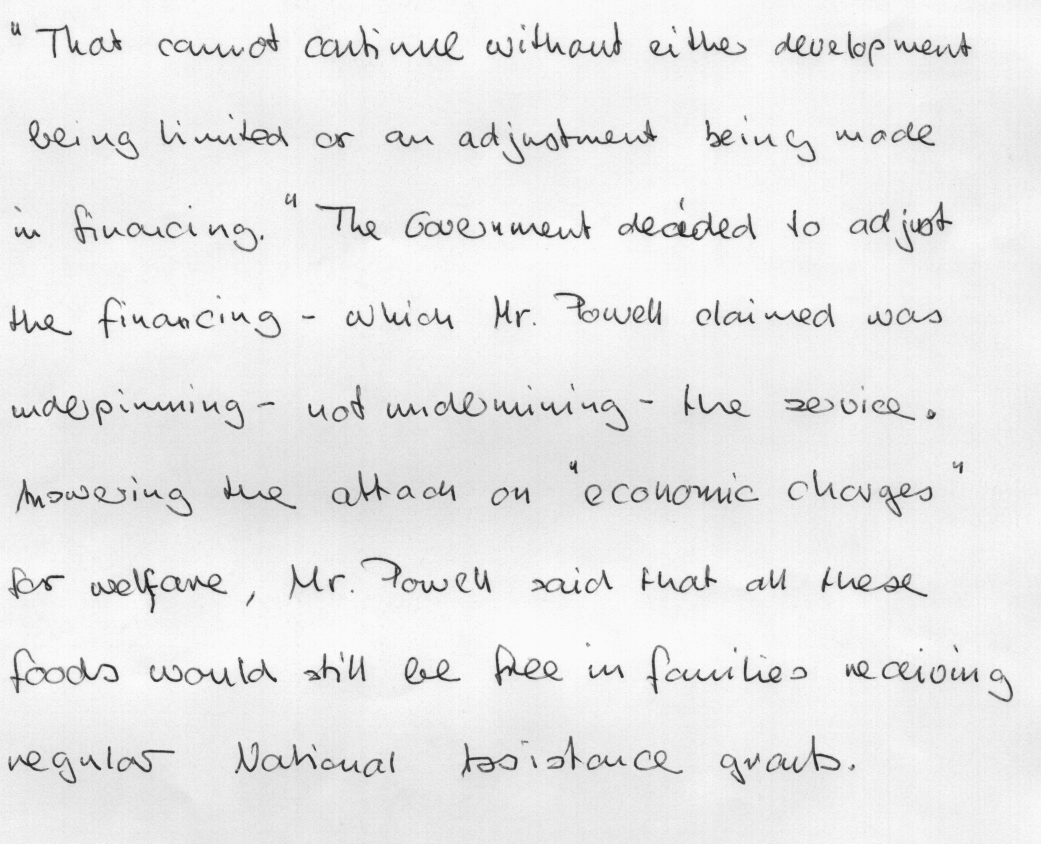
#> input picture 5.png, 2082 x 1688 px (shown at 1/2 size)
$ python line_detection.py   (older library calls are emulated)
#> lines starting #> are read from the running program, lines starting #| are printed output that depends on the picture; after the words box and inside, x2 and y2 are one past the last pixel; in counts of white or black regions, pixels touching at a corner belong together
### functions.py
# import cv2
import numpy as np
import random as rand


def salt_pepper_noise(img):

    # Get image dimensions
    row, column = img.shape

    # SALT NOISE #

    # Random number of salt noise pixels
    num_of_pxls = rand.randint(50000, 60000)

    for i in range(num_of_pxls):

        # Randomly pick pixels to whiten
        pxl_row = rand.randint(0, row - 1)
        pxl_column = rand.randint(0, column - 1)
        img[pxl_row][pxl_column] = 255

    # PEPPER NOISE #

    # Random number of pepper noise pixels
    num_of_pxls = rand.randint(50000, 60000)

    for i in range(num_of_pxls):

        # Randomly pick pixels to blacken
        pxl_row = rand.randint(0, row - 1)
        pxl_column = rand.randint(0, column - 1)
        img[pxl_row][pxl_column] = 0

    return img


def median_filter(img):

    # Get image dimensions
    row, column = img.shape

    img_denoised = np.zeros([row, column])

    # For every pixel not in the outline of the image,
    # find its neighbours and replace it with the median

    for i in range(1, row-1):
        for j in range(1, column-1):
            window = [img[i-1, j-1],
                      img[i-1, j],
                      img[i-1, j+1],
                      img[i, j-1],
                      img[i, j],
                      img[i, j+1],
                      img[i+1, j-1],
                      img[i+1, j],
                      img[i+1, j+1]]

            window = sorted(window)
            img_denoised[i, j] = window[4]

    img_denoised = img_denoised.astype(np.uint8)

    return img_denoised

### line_detection.py
import cv2
# import numpy as np
from functions import *

filename = '5.png'
img = cv2.imread(filename)
#> img is the input picture: shape (1688, 2082, 3); min 24, max 251, mean 233.3
img_grey = cv2.imread(filename, cv2.IMREAD_GRAYSCALE)
#> img_grey: shape (1688, 2082); min 24, max 251, mean 233.3

# # #                ORIGINAL IMAGE                # # #

print('')
print('============ Original Image ============')

cv2.namedWindow('Original', cv2.WINDOW_NORMAL)
cv2.imshow('Original', img_grey)
cv2.waitKey(0)

# Transform the greyscale image into binary image by thresholding
ret, img_binary = cv2.threshold(img_grey, 205, 255, cv2.THRESH_BINARY_INV)
#> img_binary: shape (1688, 2082); 5.3% white; 272 white regions (45 under 20 px), largest, box (x1, y1, x2, y2) and area: (1236, 424, 1464, 481) 3889, (989, 1288, 1126, 1372) 2666, (1114, 236, 1315, 297) 2620

cv2.namedWindow('Binary', cv2.WINDOW_NORMAL)
cv2.imshow('Binary', img_binary)
cv2.waitKey(0)

# Opening to remove outline of window

strel = cv2.getStructuringElement(cv2.MORPH_RECT, (3, 3))
img_opened = cv2.morphologyEx(img_binary, cv2.MORPH_ERODE, strel)
#> img_opened: shape (1688, 2082); 3.1% white; 264 white regions (44 under 20 px), largest, box (x1, y1, x2, y2) and area: (1237, 425, 1461, 480) 2414, (1115, 237, 1313, 296) 1663, (1312, 963, 1463, 1010) 1622
img_opened = cv2.morphologyEx(img_opened, cv2.MORPH_DILATE, strel)
#> img_opened: shape (1688, 2082); 5.2% white; 234 white regions (1 under 20 px), largest, box (x1, y1, x2, y2) and area: (1236, 424, 1462, 481) 3864, (989, 1288, 1126, 1372) 2659, (1114, 236, 1314, 297) 2609

cv2.namedWindow('Opened', cv2.WINDOW_NORMAL)
cv2.imshow('Opened', img_opened)
cv2.waitKey(0)

# # INTEGRAL IMAGE
#
# row, column = img_grey.shape
# img_integral = np.zeros([row + 1, column + 1], dtype="uint64")
# img_integral[1: row + 1, 1: column + 1] = img_grey
# img_integral[0, :] = np.cumsum(img_integral[0, :])
# img_integral[:, 0] = np.cumsum(img_integral[:, 0])
# img_integral = img_integral.astype(np.uint8)
#
# for i in range(1, row + 1):
#     for j in range(1, column + 1):
#         img_integral[i, j] = img_integral[i, j] - img_integral[i-1, j-1] + img_integral[i-1, j] + img_integral[i, j-1]


# LINE DETECTION #

# Dilating to form a single component in each line

strel = np.ones([30, 190], dtype="uint8")
img_dilated = cv2.morphologyEx(img_opened, cv2.MORPH_DILATE, strel)
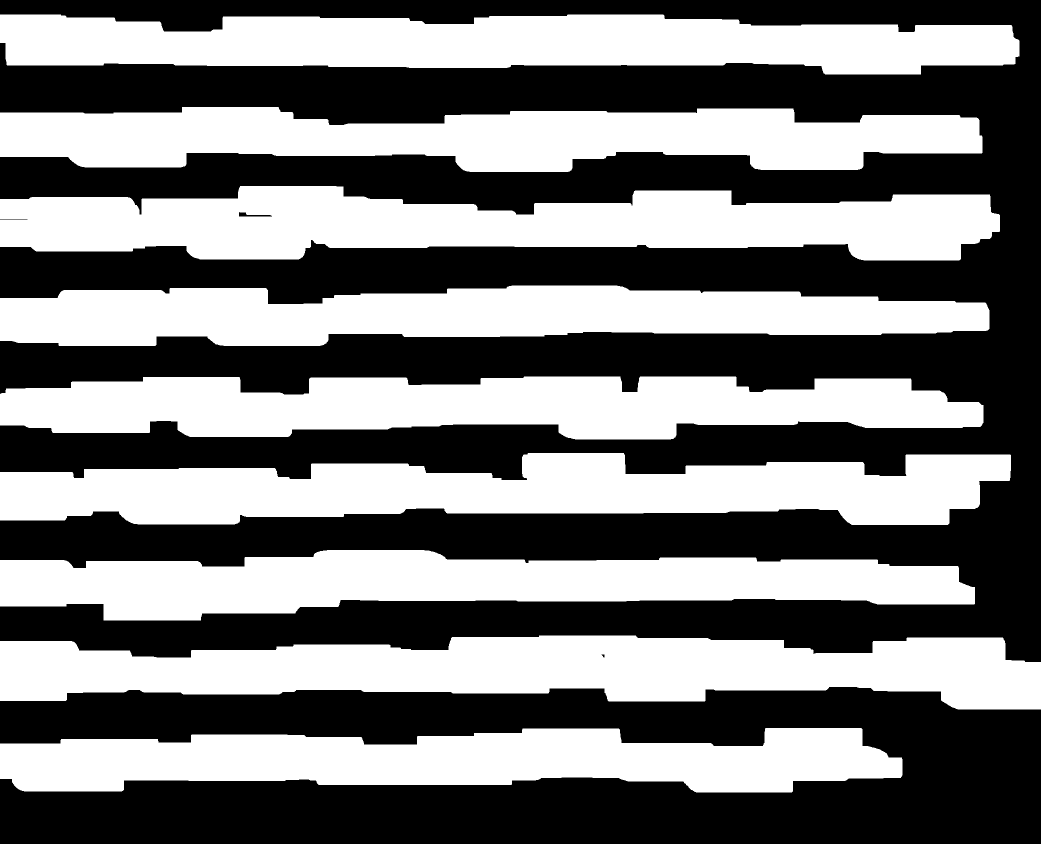
#> img_dilated: shape (1688, 2082) (shown at 1/2 size); 48% white; 9 white regions

cv2.namedWindow('Dilated - Lines', cv2.WINDOW_NORMAL)
cv2.imshow('Dilated - Lines', img_dilated)
cv2.waitKey(0)

# Find the amount of connected components
(total_lines, line_ids) = cv2.connectedComponents(img_dilated, 8, cv2.CV_32S)
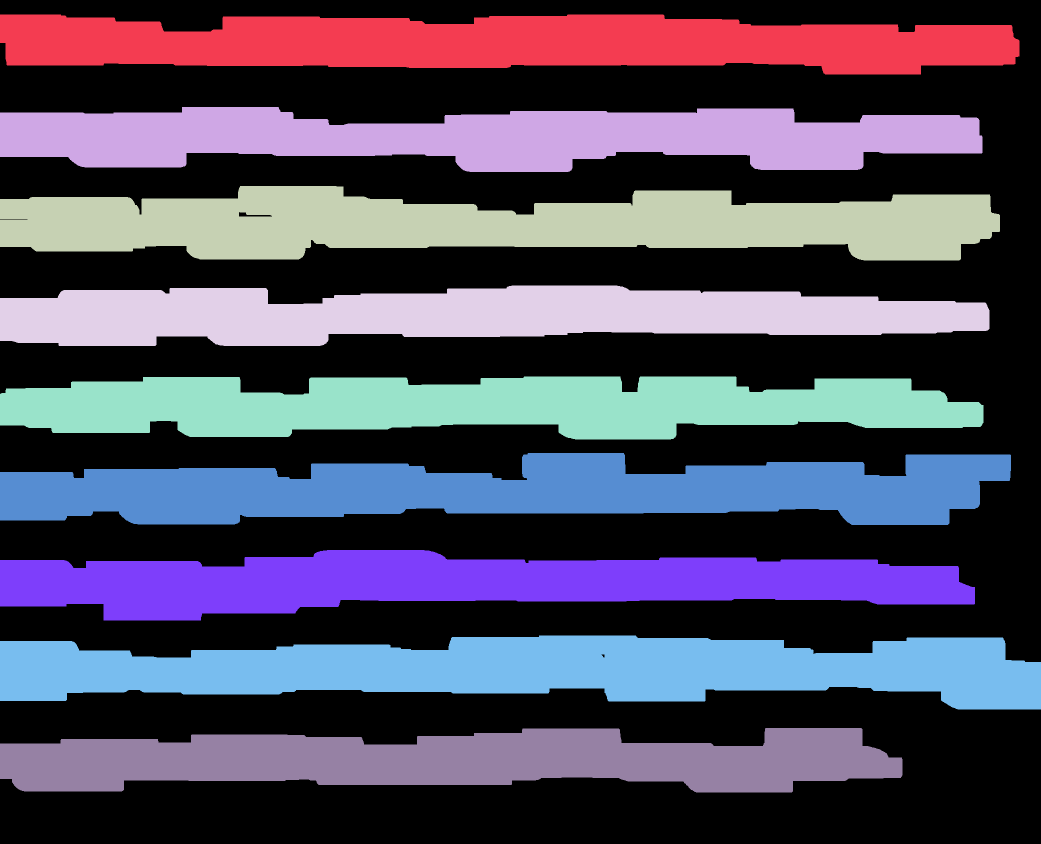
#> line_ids: shape (1688, 2082) int32 (shown at 1/2 size); 10 distinct labels, from 0 to 9; one colour per label, 0 black
#> total_lines = 10

print('')
print('The total number of lines in this document is: ', total_lines - 1)
#| The total number of lines in this document is:  9
print('')

# Drawing bounding box around each line
_, contours, hierarchy = cv2.findContours(img_dilated, cv2.RETR_EXTERNAL, cv2.CHAIN_APPROX_SIMPLE)
#> contours = 9 contours; largest, box (x1, y1, x2, y2) and area: (0, 1271, 2082, 1419) 208423, (0, 372, 2000, 521) 204293, (0, 906, 2022, 1050) 196026, (0, 29, 2039, 149) 184594, (0, 753, 1967, 879) 181844

img_bounded = img
for cntr in range(total_lines - 1):
    x, y, w, h = cv2.boundingRect(contours[total_lines - 2 - cntr])
    img_bounded = cv2.rectangle(img_bounded, (x, y), (x + w, y + h), (0, 0, 255), 10)
    img_bounded = cv2.putText(img_bounded, str(cntr + 1), (x, y + h - 10), cv2.FONT_HERSHEY_SIMPLEX,
                              3, (0, 0, 255), 10, cv2.LINE_AA)

    # WORD DETECTION #

    img_line = img_opened[y:(y + h), x:(x + w)]

    # Dilating to form a single component for each word

    strel = np.ones([80, 40], dtype="uint8")
    img_line_dilated = cv2.morphologyEx(img_line, cv2.MORPH_DILATE, strel)

    words = cv2.connectedComponents(img_line_dilated, 8, cv2.CV_32S)
    (total_words, word_ids) = words

    # White pixel counter for area calculation

    row, column = img_line.shape
    area = 0
    for i in range(row):
        for j in range(column):
            if img_line[i, j] == 255:
                area += 1

    # # Mean gray-level value in bounding box
    #
    # median_gray = img_integral[row, column] + img_integral[0, 0] - img_integral[row, 0] - img_integral[0, column]

    # Print line specs

    print('========= Region', cntr + 1, '=========')
    print('Area (px): ', area)
    print('Bounding Box Area(px): ', h * w)
    print('Number of Words: ', total_words - 1)
    # print('Mean gray-level value in bounding box: ', median_gray)
    print('')
#> this loop made 9 passes
#> (y, w, h, total_words) on passes 1 to 9: (29, 2039, 120, 7), (214, 1965, 130, 8), (372, 2000, 149, 8), (571, 1979, 121, 8), (753, 1967, 126, 6), (906, 2022, 144, 8), (1100, 1950, 141, 8), (1271, 2082, 148, 9), (1456, 1805, 129, 5)
#> (printed output is left out)
#> img_bounded: shape (1688, 2082, 3); mean B, G, R 204.1, 204.1, 235.1
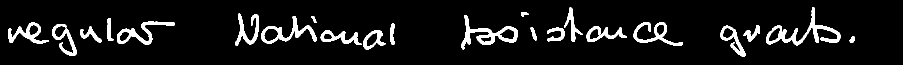
#> img_line: shape (129, 1805) (shown at 1/2 size); 8% white; 22 white regions, largest, box (x1, y1, x2, y2) and area: (1532, 14, 1682, 91) 2373, (922, 30, 1036, 99) 2026, (522, 32, 634, 88) 1564
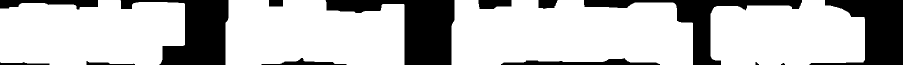
#> img_line_dilated: shape (129, 1805) (shown at 1/2 size); 75.1% white; 14 black regions (1 under 20 px), largest, box (x1, y1, x2, y2) and area: (651, 0, 909, 129) 15256, (241, 0, 457, 129) 13289, (1619, 0, 1805, 129) 11873


cv2.namedWindow('Bounded Lines', cv2.WINDOW_NORMAL)
cv2.imshow('Bounded Lines', img_bounded)
cv2.waitKey(0)

# Save image with bounded lines
cv2.imwrite('5_bounded_og.png', img_bounded)

cv2.destroyAllWindows()

# # #                  NOISY IMAGE                  # # #

print('')
print('============ Noisy Image ============')

# Insert Salt and Pepper noise in image
img_noise = salt_pepper_noise(img_grey)
#> after the loop in salt_pepper_noise, `for i in range(num_of_pxls):`: img: shape (1688, 2082); min 0, max 255, mean 230.2

cv2.namedWindow('Salt and Pepper', cv2.WINDOW_NORMAL)
cv2.imshow('Salt and Pepper', img_noise)
cv2.waitKey(0)

# Denoise image using Median Filter
# (This step might take a few seconds to load)

print('')
print('Filtering...')
img_denoised = median_filter(img_noise)

cv2.namedWindow('Median Filter', cv2.WINDOW_NORMAL)
cv2.imshow('Median Filter', img_denoised)
cv2.waitKey(0)

# Transform the greyscale image into binary image by thresholding
ret, img_binary = cv2.threshold(img_denoised, 205, 255, cv2.THRESH_BINARY_INV)
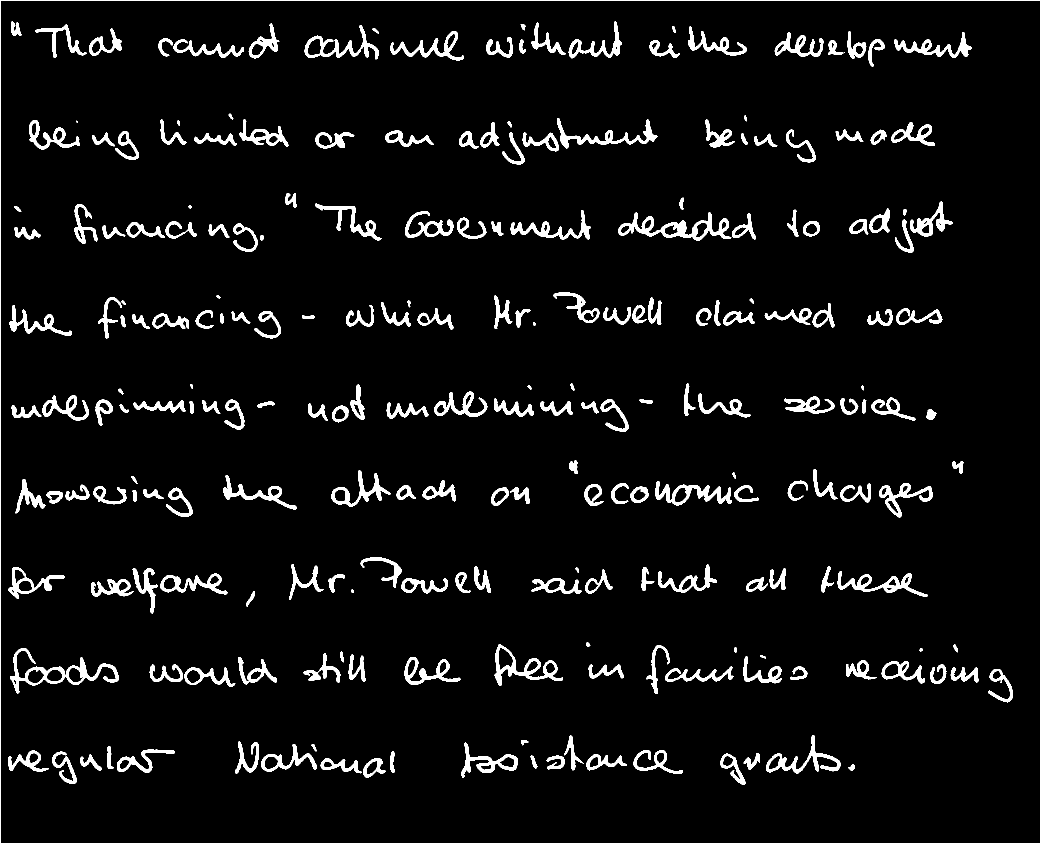
#> img_binary: shape (1688, 2082) (shown at 1/2 size); 5.5% white; 230 white regions (2 under 20 px), largest, box (x1, y1, x2, y2) and area: (0, 0, 2082, 1688) 7536, (1236, 424, 1463, 481) 3902, (20, 1296, 238, 1387) 3728

cv2.namedWindow('Binary', cv2.WINDOW_NORMAL)
cv2.imshow('Binary', img_binary)
cv2.waitKey(0)

# Opening to remove outline of window

strel = cv2.getStructuringElement(cv2.MORPH_RECT, (3, 3))
img_opened = cv2.morphologyEx(img_binary, cv2.MORPH_ERODE, strel)
#> img_opened: shape (1688, 2082); 3.1% white; 257 white regions (40 under 20 px), largest, box (x1, y1, x2, y2) and area: (1237, 426, 1461, 480) 2470, (21, 1297, 237, 1386) 2148, (1115, 237, 1313, 296) 1687
img_opened = cv2.morphologyEx(img_opened, cv2.MORPH_DILATE, strel)
#> img_opened: shape (1688, 2082); 5.2% white; 231 white regions, largest, box (x1, y1, x2, y2) and area: (1236, 425, 1462, 481) 3884, (20, 1296, 238, 1387) 3706, (989, 1288, 1126, 1372) 2671

cv2.namedWindow('Opened', cv2.WINDOW_NORMAL)
cv2.imshow('Opened', img_opened)
cv2.waitKey(0)

# # INTEGRAL IMAGE
#
# row, column = img_denoised.shape
# img_integral[1: row + 1, 1: column + 1] = img_denoised
# img_integral[0, :] = np.cumsum(img_integral[0, :])
# img_integral[:, 0] = np.cumsum(img_integral[:, 0])
# img_integral = img_integral.astype(np.uint8)
#
# for i in range(1, row + 1):
#     for j in range(1, column + 1):
#         img_integral[i, j] = img_integral[i, j] - img_integral[i-1, j-1] + img_integral[i-1, j] + img_integral[i, j-1]

# LINE DETECTION #

# Dilating to form a single component in each line

strel = np.ones([30, 190], dtype="uint8")
img_dilated = cv2.morphologyEx(img_opened, cv2.MORPH_DILATE, strel)
#> img_dilated: shape (1688, 2082); 47.9% white; 9 white regions

cv2.namedWindow('Dilated - Lines', cv2.WINDOW_NORMAL)
cv2.imshow('Dilated - Lines', img_dilated)
cv2.waitKey(0)

# Find the amount of connected components
(total_lines, line_ids) = cv2.connectedComponents(img_dilated, 8, cv2.CV_32S)
#> line_ids: shape (1688, 2082) int32; 10 distinct labels, from 0 to 9

print('')
print('The total number of lines in this document is: ', total_lines - 1)
#| The total number of lines in this document is:  9
print('')

# Drawing bounding box around each line
_, contours, hierarchy = cv2.findContours(img_dilated, cv2.RETR_EXTERNAL, cv2.CHAIN_APPROX_SIMPLE)
#> contours = 9 contours; largest, box (x1, y1, x2, y2) and area: (0, 1271, 2082, 1419) 208036, (0, 372, 2000, 521) 203820, (0, 907, 2022, 1050) 195840, (0, 29, 2039, 148) 184251, (0, 753, 1967, 879) 181400

img_bounded = img_noise
for cntr in range(total_lines - 1):
    x, y, w, h = cv2.boundingRect(contours[total_lines - 2 - cntr])
    img_bounded = cv2.rectangle(img_bounded, (x, y), (x + w, y + h),  0, 10)
    img_bounded = cv2.putText(img_bounded, str(cntr + 1), (x, y + h - 10), cv2.FONT_HERSHEY_SIMPLEX,
                              3, 0, 10, cv2.LINE_AA)

    # WORD DETECTION #

    img_line = img_opened[y:(y + h), x:(x + w)]

    # Dilating to form a single component for each word

    strel = np.ones([80, 40], dtype="uint8")
    img_line_dilated = cv2.morphologyEx(img_line, cv2.MORPH_DILATE, strel)

    words = cv2.connectedComponents(img_line_dilated, 8, cv2.CV_32S)
    (total_words, word_ids) = words

    # White pixel counter for area calculation

    row, column = img_line.shape
    area = 0
    for i in range(row):
        for j in range(column):
            if img_line[i, j] == 255:
                area += 1

    # # Mean gray-level value in bounding box
    #
    # median_gray = img_integral[row, column] + img_integral[0, 0] - img_integral[row, 0] - img_integral[0, column]

    # Print line specs

    print('========= Region', cntr + 1, '=========')
    print('Area (px): ', area)
    print('Bounding Box Area(px): ', h * w)
    print('Number of Words: ', total_words - 1)
    # print('Mean gray-level value in bounding box: ', median_gray)
    print('')
#> this loop made 9 passes
#> (y, w, h, total_words) on passes 1 to 9: (29, 2039, 119, 7), (214, 1965, 130, 8), (372, 2000, 149, 8), (571, 1979, 121, 8), (753, 1967, 126, 6), (907, 2022, 143, 8), (1100, 1950, 142, 8), (1271, 2082, 148, 9), (1456, 1805, 129, 5)
#> (printed output is left out)
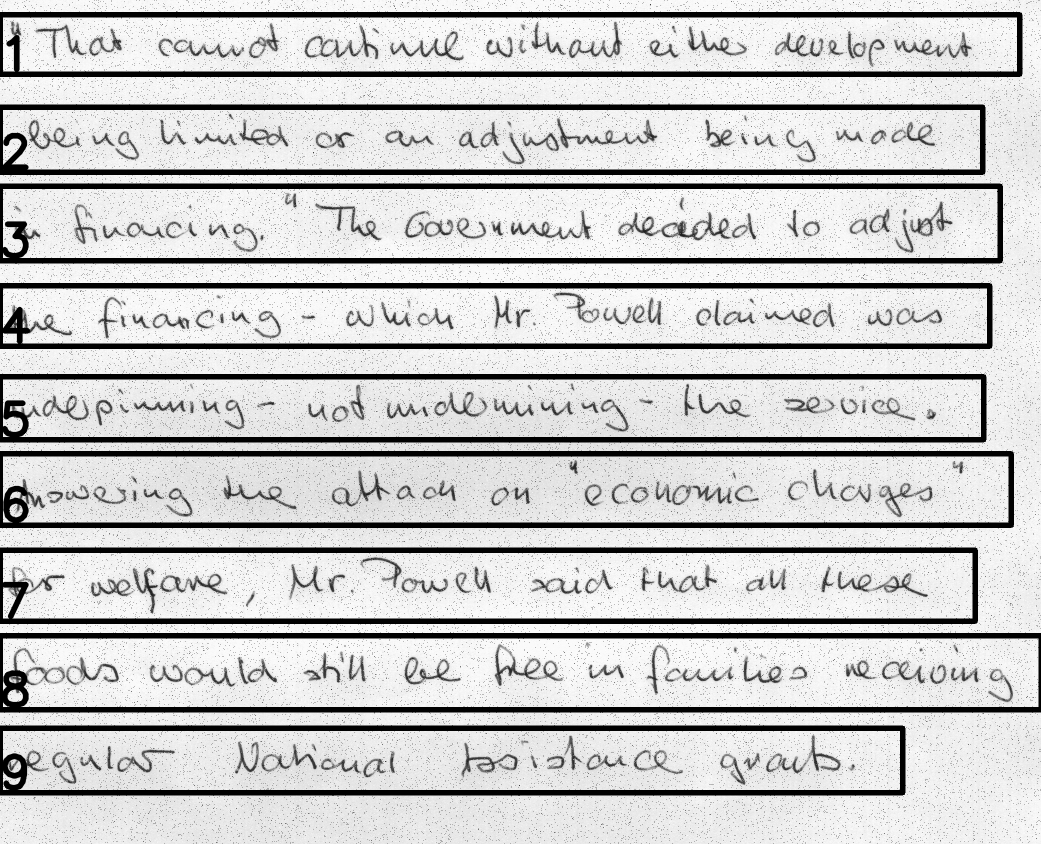
#> img_bounded: shape (1688, 2082) (shown at 1/2 size); min 0, max 255, mean 201.4
#> img_line: shape (129, 1805); 8% white; 22 white regions, largest, box (x1, y1, x2, y2) and area: (1532, 14, 1682, 91) 2397, (922, 30, 1036, 99) 2033, (522, 32, 634, 88) 1567
#> img_line_dilated: shape (129, 1805); 75.2% white; 14 black regions (1 under 20 px), largest, box (x1, y1, x2, y2) and area: (651, 0, 909, 129) 15259, (242, 0, 457, 129) 13283, (1619, 0, 1805, 129) 11838


cv2.namedWindow('Bounded Lines', cv2.WINDOW_NORMAL)
cv2.imshow('Bounded Lines', img_bounded)
cv2.waitKey(0)

# Save image with bounded lines
cv2.imwrite('5_bounded_noise.png', img_bounded)

cv2.destroyAllWindows()
